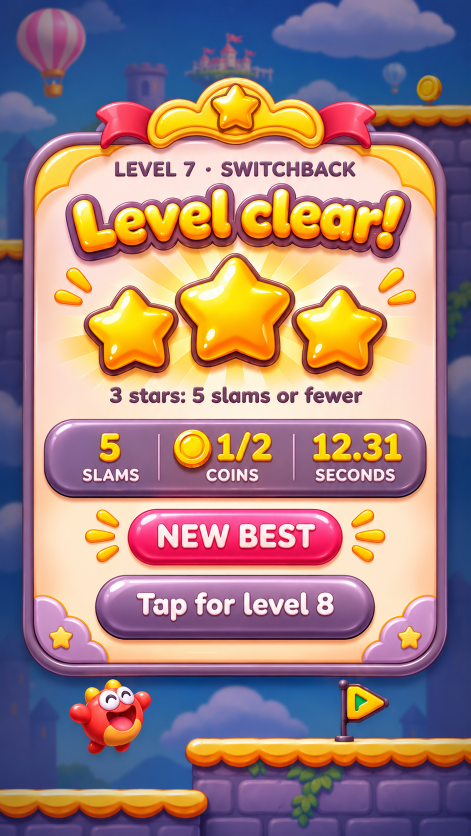
#> input picture art/ui/src/level-clear-concept-2.png, 941 x 1672 px (shown at 1/2 size)
$ python cut_ui.py
#> lines starting #> are read from the running program, lines starting #| are printed output that depends on the picture; after the words box and inside, x2 and y2 are one past the last pixel; in counts of white or black regions, pixels touching at a corner belong together
"""Cut baked pieces for the level-clear popup out of Allan's ChatGPT design (art/ui/src/level-clear-concept-2.png).
Writes art/ui/: title.png ("Level clear!"), crown.png (top badge with ribbons), star.png, star-empty.png, coin.png,
Run: python3 tools/cut_ui.py"""
import cv2, numpy as np, os
ROOT=os.path.join(os.path.dirname(__file__),'..'); SRC=os.path.join(ROOT,'art/ui/src/level-clear-concept-2.png'); OUT=os.path.join(ROOT,'art/ui')
im=cv2.imread(SRC); HSV=cv2.cvtColor(im,cv2.COLOR_BGR2HSV).astype(int)
#> further down, im is the input picture: shape (1672, 941, 3); mean B, G, R 126.9, 129.2, 160.3
def save(n,a): cv2.imwrite(os.path.join(OUT,n),a); print(n,a.shape[1],'x',a.shape[0])
def finish(x0,y0,x1,y1,m,fill=True,soft=0.8,minarea=40):
    m=m.astype(np.uint8)
    if fill:
        inv=(1-m).astype(np.uint8);n,lab=cv2.connectedComponents(inv)
        edge=set(np.unique(np.concatenate([lab[0],lab[-1],lab[:,0],lab[:,-1]])))
        for k in range(1,n):
            if k not in edge: m[lab==k]=1
    n,lab,st,_=cv2.connectedComponentsWithStats(m);keep=[k for k in range(1,n) if st[k,cv2.CC_STAT_AREA]>minarea];m=np.isin(lab,keep).astype(np.float32)
    a=cv2.GaussianBlur(m,(3,3),soft); c=im[y0:y1,x0:x1].astype(np.float32)
    out=np.dstack([c,a*255]); ys,xs=np.nonzero(a>0.05)
    return out[max(0,ys.min()-1):ys.max()+2,max(0,xs.min()-1):xs.max()+2].clip(0,255).astype(np.uint8)
def region(x0,y0,x1,y1): h,s,v=[HSV[y0:y1,x0:x1,i] for i in range(3)]; return h,s,v
def enclosed(x0,y0,x1,y1,vmax=120,grow=4,every=False,nocream=False):
    h,s,v=region(x0,y0,x1,y1); dark=cv2.morphologyEx((v<vmax).astype(np.uint8),cv2.MORPH_CLOSE,np.ones((3,3),np.uint8))
    n,lab=cv2.connectedComponents((1-dark).astype(np.uint8)); edge=set(np.unique(np.concatenate([lab[0],lab[-1],lab[:,0],lab[:,-1]])))
    inside=np.isin(lab,[k for k in range(1,n) if k not in edge]).astype(np.uint8)
    n2,l2,st,_=cv2.connectedComponentsWithStats(inside)
    body=(np.isin(l2,[k for k in range(1,n2) if st[k,cv2.CC_STAT_AREA]>400]) if every else (l2==1+np.argmax(st[1:,cv2.CC_STAT_AREA]))).astype(np.uint8)
    body=cv2.morphologyEx(body,cv2.MORPH_CLOSE,np.ones((7,7),np.uint8))
    m=cv2.dilate(body,np.ones((3,3),np.uint8),iterations=grow)
    if nocream: m=m&((v<215)|(s>110)).astype(np.uint8)
    return finish(x0,y0,x1,y1,m)
# crown with ribbons, over the blue game scene
X0,Y0,X1,Y1=180,150,752,281; h,s,v=region(X0,Y0,X1,Y1)
blue=(h>=85)&(h<=135); cloud=(s<70)&(v>150)
#> after `blue = (h >= 85) & (h <= 135)`:
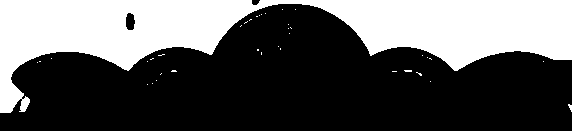
#> blue: shape (131, 572) bool; 35.8% white; 38 white regions (37 under 20 px), largest, box (x1, y1, x2, y2) and area: (0, 0, 572, 113) 26708
#> after `cloud = (s < 70) & (v > 150)`: cloud: shape (131, 572) bool; 2.8% white; 36 white regions (22 under 20 px), largest, box (x1, y1, x2, y2) and area: (249, 27, 292, 57) 427, (224, 8, 350, 43) 279, (0, 115, 23, 128) 210
save('crown.png',finish(X0,Y0,X1,Y1,~(blue|cloud),minarea=2000))
#> in finish, `m=m.astype(np.uint8)`: m: shape (131, 572); values 0 (black) and 1 (white), 61.5% white; 35 black regions (21 under 20 px), largest, box (x1, y1, x2, y2) and area: (0, 0, 572, 113) 26726, (249, 27, 292, 57) 427, (224, 8, 350, 43) 279
#> in finish, `n, lab = cv2.connectedComponents(inv)`: lab: shape (131, 572) int32; 36 distinct labels, from 0 to 35
#> in finish, `n, lab = cv2.connectedComponents(inv)`: n = 36
#> in finish, `edge=set(np.unique(np.concatenate([lab[0],lab[-1],lab[:,0],lab[:,-1]])))`: edge = 6 items
#> after the loop in finish, `for k in range(1,n):`:
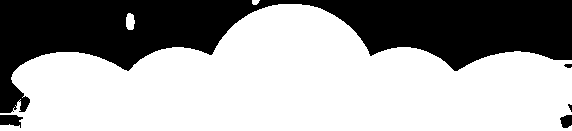
#> m: shape (131, 572); values 0 (black) and 1 (white), 63.8% white; 5 black regions (1 under 20 px), largest, box (x1, y1, x2, y2) and area: (0, 0, 572, 113) 26726, (0, 115, 23, 128) 210, (560, 115, 572, 128) 124, (564, 64, 572, 68) 26
#> in finish, `n, lab, st, _ = cv2.connectedComponentsWithStats(m)`:
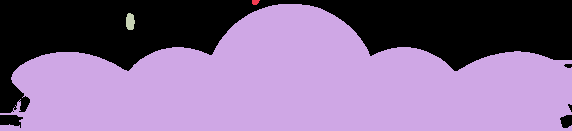
#> lab: shape (131, 572) int32; 4 distinct labels, from 0 to 3; one colour per label, 0 black
#> in finish, `n, lab, st, _ = cv2.connectedComponentsWithStats(m)`: n = 4; st = [[0, 0, 572, 128, 27104], [252, 0, 8, 5, 32], [0, 4, 572, 127, 47670], [126, 13, 9, 17, 126]]
#> in finish, `keep = [k for k in range(1, n) if st[k, cv2.CC_STAT_AREA] > minarea]`: keep = [2]
#| crown.png 572 x 129
# stars and coin
star=enclosed(352,500,592,738,vmax=185,grow=3); save('star.png',star)
#> in enclosed, `dark = cv2.morphologyEx((v < vmax).astype(np.uint8), cv2.MORPH_CLOSE, `: dark: shape (238, 240); values 0 (black) and 1 (white), 14.4% white; 9 white regions (6 under 20 px), largest, box (x1, y1, x2, y2) and area: (0, 6, 240, 235) 7822, (231, 122, 240, 165) 268, (0, 125, 5, 157) 116
#> in enclosed, `n, lab = cv2.connectedComponents((1 - dark).astype(np.uint8))`:
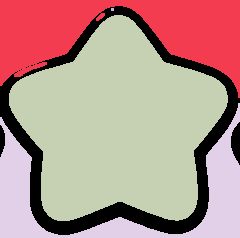
#> lab: shape (238, 240) int32; 5 distinct labels, from 0 to 4; one colour per label, 0 black
#> in enclosed, `n, lab = cv2.connectedComponents((1 - dark).astype(np.uint8))`: n = 5
#> in enclosed, `edge = set(np.unique(np.concatenate([lab[0], lab[-1], lab[:, 0], lab[:`: edge = 3 items
#> in enclosed, `inside=np.isin(lab,[k for k in range(1,n) if k not in edge]).astype(np..`: inside: shape (238, 240); values 0 (black) and 1 (white), 51% white; 1 black region, box (x1, y1, x2, y2) and area: (0, 0, 240, 238) 27977
#> in enclosed, `n2,l2,st,_=cv2.connectedComponentsWithStats(inside)`:
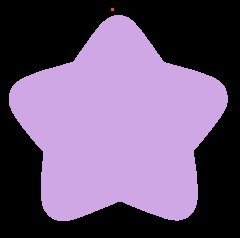
#> l2: shape (238, 240) int32; 3 distinct labels, from 0 to 2; one colour per label, 0 black
#> in enclosed, `n2,l2,st,_=cv2.connectedComponentsWithStats(inside)`: n2 = 3; st = [[0, 0, 240, 238, 27977], [111, 8, 3, 3, 9], [9, 15, 219, 206, 29134]]
#> in enclosed, `body=(np.isin(l2,[k for k in range(1,n2) if st[k,cv2.CC_STAT_AREA]>400..`: body: shape (238, 240); values 0 (black) and 1 (white), 51% white; 1 black region, box (x1, y1, x2, y2) and area: (0, 0, 240, 238) 27986
#> in enclosed, `body=cv2.morphologyEx(body,cv2.MORPH_CLOSE,np.ones((7,7),np.uint8))`: body: shape (238, 240); values 0 (black) and 1 (white), 51% white; 1 black region, box (x1, y1, x2, y2) and area: (0, 0, 240, 238) 27980
#> in enclosed, `m=cv2.dilate(body,np.ones((3,3),np.uint8),iterations=grow)`: m: shape (238, 240); values 0 (black) and 1 (white), 55.8% white; 1 black region, box (x1, y1, x2, y2) and area: (0, 0, 240, 238) 25250
#| star.png 229 x 216
g=cv2.cvtColor(star[...,:3],cv2.COLOR_BGR2GRAY).astype(np.float32)
e=np.dstack([g*0.55+95,g*0.5+80,g*0.5+92]); dk=g<100; e[dk]=star[...,:3][dk]
#> after `dk = g < 100`: dk: shape (216, 229) bool; 11.1% white; 22 white regions (19 under 20 px), largest, box (x1, y1, x2, y2) and area: (0, 1, 229, 216) 5385, (70, 6, 93, 35) 33, (227, 123, 229, 140) 26
#> after `e[dk] = star[..., :3][dk]`: e: shape (216, 229, 3) float32; mean of channels 0, 1, 2 185.2, 164, 183.6
save('star-empty.png',np.dstack([e.clip(0,255),star[...,3]]).astype(np.uint8))
#| star-empty.png 229 x 216
save('coin.png',enclosed(338,852,428,942,vmax=185,grow=2))
#> call 2 of enclosed, with x0 = 338, y0 = 852, x1 = 428, y1 = 942, vmax = 185, grow = 2, every = False, nocream = False
#> in enclosed (call 2), `dark = cv2.morphologyEx((v < vmax).astype(np.uint8), cv2.MORPH_CLOSE, `: dark: shape (90, 90); values 0 (black) and 1 (white), 43.2% white; 2 white regions (1 under 20 px), largest, box (x1, y1, x2, y2) and area: (0, 0, 90, 90) 3497
#> in enclosed (call 2), `n, lab = cv2.connectedComponents((1 - dark).astype(np.uint8))`:
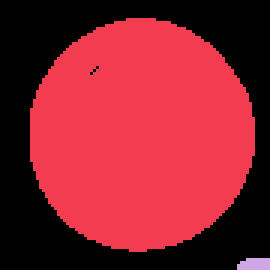
#> lab: shape (90, 90) int32 (shown 3 times larger); 3 distinct labels, from 0 to 2; one colour per label, 0 black
#> in enclosed (call 2), `n, lab = cv2.connectedComponents((1 - dark).astype(np.uint8))`: n = 3
#> in enclosed (call 2), `edge = set(np.unique(np.concatenate([lab[0], lab[-1], lab[:, 0], lab[:`: edge = 2 items
#> in enclosed (call 2), `inside=np.isin(lab,[k for k in range(1,n) if k not in edge]).astype(np..`:
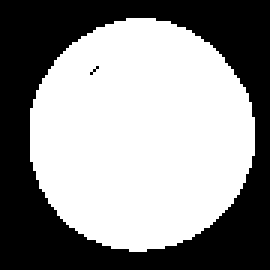
#> inside: shape (90, 90) (shown 3 times larger); values 0 (black) and 1 (white), 56.3% white; 2 black regions (1 under 20 px), largest, box (x1, y1, x2, y2) and area: (0, 0, 90, 90) 3537
#> in enclosed (call 2), `n2,l2,st,_=cv2.connectedComponentsWithStats(inside)`: n2 = 2; st = [[0, 0, 90, 90, 3540], [10, 6, 75, 78, 4560]]
#> in enclosed (call 2), `body=cv2.morphologyEx(body,cv2.MORPH_CLOSE,np.ones((7,7),np.uint8))`: body: shape (90, 90); values 0 (black) and 1 (white), 56.3% white; 1 black region, box (x1, y1, x2, y2) and area: (0, 0, 90, 90) 3537
#| coin.png 83 x 86
# "Level clear!": yellow letters and plum outline on cream
X0,Y0,X1,Y1=105,362,845,512; h,s,v=region(X0,Y0,X1,Y1)
save('title.png',enclosed(X0,Y0,X1,Y1,vmax=170,grow=14,every=True,nocream=True))
#| title.png 696 x 148
